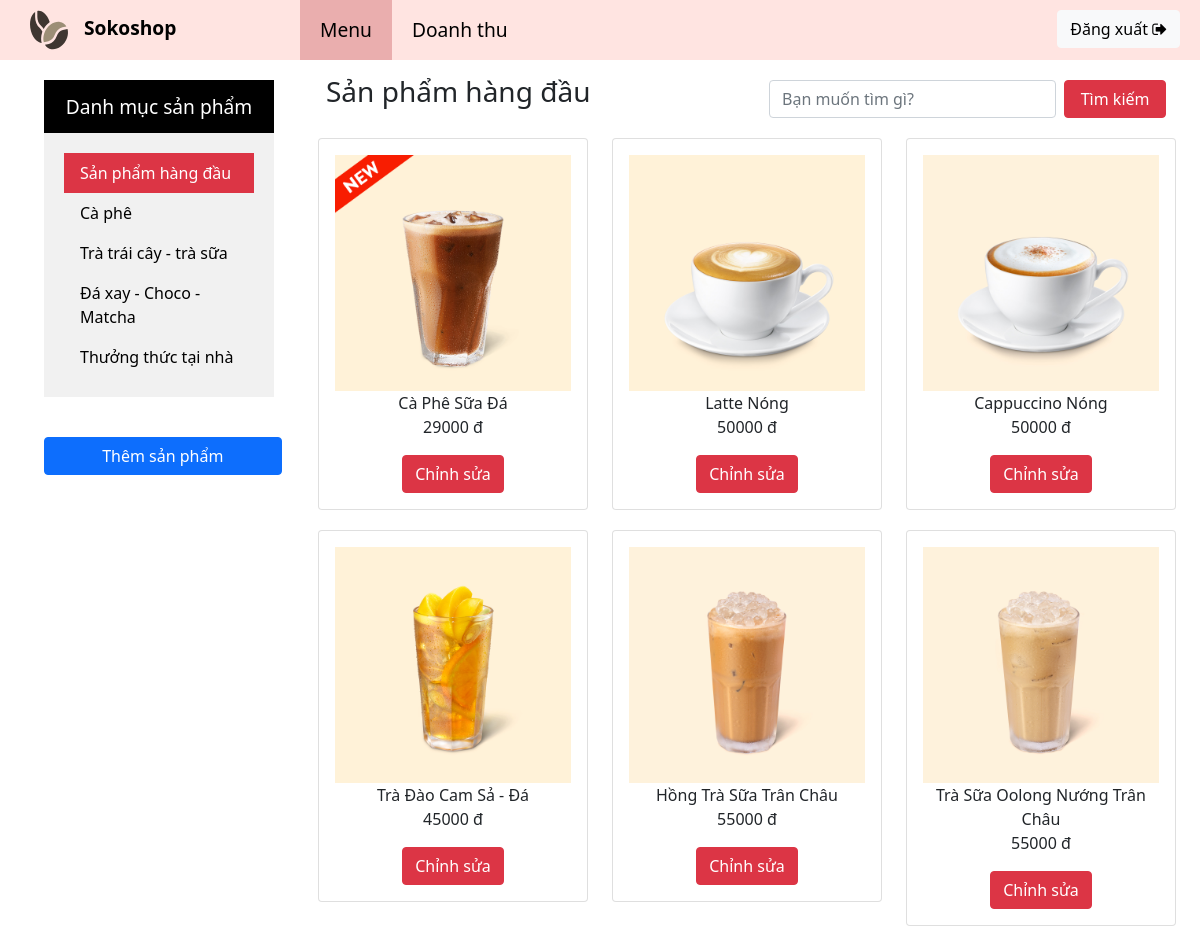
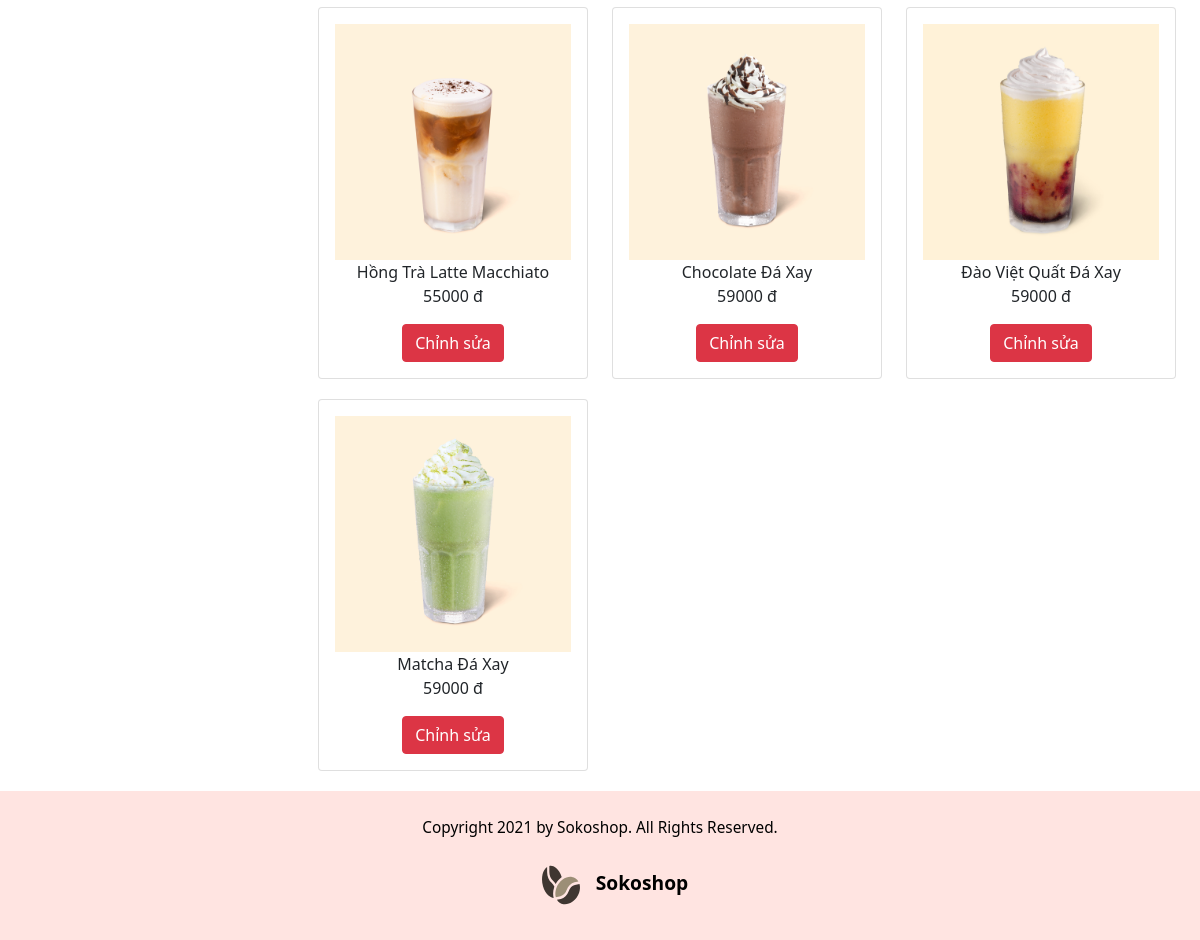
/Thanh/html/top-product.php, run on the app's committed database (2 pictures, top to bottom).
### tables this page shows
CREATE TABLE `product` (
  `PID` char(5) NOT NULL PRIMARY KEY,
  `PRO_NAME` varchar(100)  NULL,
  `PRICE` int  NULL,
  `QUANTITY` int  NULL,
  `FUND` int  NULL,
  `IMAGE_URL` text,
  `TITLE` text,
  `DESCR` text,
  `CAT_NAME` varchar(100) NOT NULL,
  `TOP_PRO` tinyint(1)  NULL
);

### Thanh/html/top-product.php (the view, shortened to what this page needs)
<?php
$servername = "localhost";
$username = "root";
$password = "";
$dbname = "sokoshop";
$conn = mysqli_connect($servername, $username, $password, $dbname);
$sql = "SELECT PID, PRO_NAME, PRICE, QUANTITY, FUND, IMAGE_URL, TITLE, DESCR, CAT_NAME, TOP_PRO FROM product";
$result = mysqli_query($conn, $sql);
?>
<!doctype html>
<html lang="en">
<head>
  <link type="text/css" rel="stylesheet" href="https://cdn.jsdelivr.net/npm/bootstrap@5.1.1/dist/css/bootstrap.min.css">
  <link rel="stylesheet" href="https://cdnjs.cloudflare.com/ajax/libs/font-awesome/4.7.0/css/font-awesome.min.css">
  <link type="text/css" rel="stylesheet" href="../css/style.css">
</head>
<body>
  <div class="container-fluid">
    <div class="row nav navHome">
      <div class="col-md-3 col-sm-3 col-12 logo">
        <img id="logo" src="../images/logo.svg" alt="Logo"> Sokoshop
      </div>
      <div class="col-md-6 col-sm-6 col-12 listNav">
        <ul>
          <li><a href="#contact" class="active">Menu</a></li>
          <li><a href="../../PMH/html/boss_view.php">Doanh thu</a></li>
        </ul>
      </div>
      <div class="col-3 cart">
        <a href="../../Tan_Toan/coffee.html"><button type="button" class="btn btn-light cartButton">Đăng xuất <i class="fa fa-sign-out"></i></button></a>
      </div>
    </div>
    <div class="container-fluid">
      <div class="row content">
        <div class="col-3 first">
          <div class="category">
            <h4>Danh mục sản phẩm</h4>
            <ul>
              <li><a class="active" href="#">Sản phẩm hàng đầu</a></li>
              <li><a href="./Coffe.php">Cà phê</a></li>
              <li><a href="./Juice-Tea.php">Trà trái cây - trà sữa</a></li>
              <li><a href="./Choco-Matcha.php">Đá xay - Choco - Matcha</a></li>
              <li><a href="./AtHome.php">Thưởng thức tại nhà</a></li>
            </ul>
          </div>
          <button type="button" class="btn btn-primary news" style="width: 88%;" data-bs-toggle="modal" data-bs-target="#addproductModal">
            Thêm sản phẩm
          </button>
        </div>
        <div class="col-9 second">
          <div class="row">
            <div class="col-6 mainHeader">
              <h3>Sản phẩm hàng đầu</h3>
            </div>
            <div class="col-6 search">
              <form class="d-flex searchTool">
                <input class="form-control me-2" type="text" placeholder="Bạn muốn tìm gì?">
                <button class="btn btn-danger" type="button">Tìm kiếm</button>
              </form>
            </div>
          </div>
          <div id="product-holder" class="row">
            <?php
            if (mysqli_num_rows($result) > 0) { ?>
              <?php while ($row = mysqli_fetch_assoc($result)) { ?>
                <?php if ($row["TOP_PRO"] == 1) { ?>
                  <div class="col-md-4 col-sm-6 col-lg-offset-1 col-6">
                    <div class="card">
                      <div class="card-body">
                        <img class="imageCard" src=<?php echo $row["IMAGE_URL"] ?> alt="Card image" style="width:100%">
                        <p class="card-text"><?php echo $row["PRO_NAME"] ?><br>
                          <?php echo $row["PRICE"] ?> đ
                        </p>
                        <button type="button" class="btn btn-danger" data-bs-toggle="modal" data-bs-target="#<?php echo $row["PID"] ?>">Chỉnh sửa</button>
                      </div>
                    </div>
                  </div>
                <?php } ?>
              <?php  } ?>
            <?php } ?>
          </div>
        </div>
      </div>
    </div>
  </div>
  <footer>
    <div class="logoFooter">
      <p>Copyright 2021 by Sokoshop. All Rights Reserved.</p>
      <img id="logo" src="../images/logo.svg" alt="Logo"> Sokoshop
    </div>
  </footer>
</body>
</html>

### Thanh/css/style.css (style rules this page uses)
* { padding: 0; margin: 0; text-decoration: none; list-style: none; box-sizing: border-box; }
#logo { height: 26px; }
.nav { height: 60px; }
.navHome { background-color: #FFE4E1; height: 60px; }
.content { background-color: white; }
.logo, .listNav, .cart { margin: 0; padding: 0; }
.listNav ul { list-style-type: none; margin: 0; padding: 0; overflow: hidden; }
.listNav li { float: left; }
.listNav li a { display: block; color: white; text-align: center; line-height: 20px; padding: 20px; text-decoration: none; }
.active { background-color: #EAAEAE; }
.cartButton { float: right; margin: 10px 20px; }
.category, .news { margin: 20px; }
.category ul { list-style-type: none; margin: 0; padding: 20px; width: 100%; background-color: #f1f1f1; }
.category li a { display: block; color: #000; padding: 8px 16px; text-decoration: none; margin: 0; }
.category li a.active { background-color: #DC3545; color: white; text-decoration: none; }
.card { margin-bottom: 20px; text-align: center; transition: all 0.5s; }
h4 { font-size: 1.2em; background-color: black; color: white; text-align: center; padding: 15px 0px; margin: 0; }
.mainHeader { padding: 15px 20px; }
.searchTool { margin: 20px 10px; }
.searchTool input { width: 350px; }
.searchTool button { width: 120px; }
footer { padding: 15px; color: black; text-align: center; background-color: #EAAEAE; }
.logo { margin: 0px 10px; padding: 10px 30px; font-size: 1.2em; color: black; font-weight: bold; }
#logo { height: 40px; margin: 10px 10px 10px 30px; }
.listNav li a { display: block; color: black; font-size: 1.2em; text-align: center; line-height: 20px; padding: 20px; text-decoration: none; }
.logoFooter { padding: 10px 30px; font-size: 1.2em; color: black; font-weight: bold; }
footer p { font-weight: normal; font-size: 0.8em; }
footer { padding: 15px; color: black; text-align: center; background-color: #FFE4E1; }

### data on the page
product: IMAGE_URL (picture), PRO_NAME "Cà Phê Sữa Đá", PRICE "29000"
product: IMAGE_URL (picture), PRO_NAME "Latte Nóng", PRICE "50000"
product: IMAGE_URL (picture), PRO_NAME "Cappuccino Nóng", PRICE "50000"
product: IMAGE_URL (picture), PRO_NAME "Trà Đào Cam Sả - Đá", PRICE "45000"
product: IMAGE_URL (picture), PRO_NAME "Hồng Trà Sữa Trân Châu", PRICE "55000"
product: IMAGE_URL (picture), PRO_NAME "Trà Sữa Oolong Nướng Trân Châu", PRICE "55000"
product: IMAGE_URL (picture), PRO_NAME "Hồng Trà Latte Macchiato", PRICE "55000"
product: IMAGE_URL (picture), PRO_NAME "Chocolate Đá Xay", PRICE "59000"
product: IMAGE_URL (picture), PRO_NAME "Đào Việt Quất Đá Xay", PRICE "59000"
product: IMAGE_URL (picture), PRO_NAME "Matcha Đá Xay", PRICE "59000"
